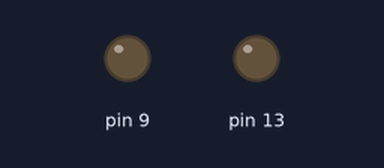
A sketch run on a simulated Arduino Uno, built with avr-gcc and run on an emulated ATmega328P. Shown: output pins drawn as LEDs (lit = HIGH).

Above: at 0.7 s.
At 5.2 s:
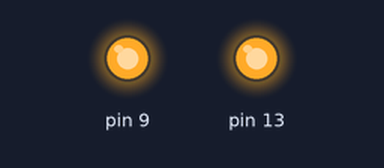
Timing chart, 0 to 6.9 s (numbered marks = the images above):
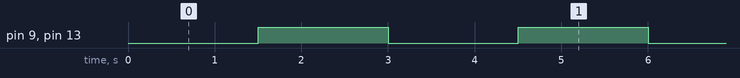

Measured:
- by itself, pin 9, pin 13: alternates HIGH for 1.5 s and LOW for 1.5 s

The sketch:

MsTimer_loop.ino
```cpp
// Toggle LED on pin 13 each second
#include <MsTimer2.h>

void flash() {
  static boolean output = HIGH;

  digitalWrite(13, output);
  output = !output;
}

void crash() {
  static boolean output = HIGH;

delay(1000);
  digitalWrite(9, output);
  output = !output;
}

void doAllTheThings() {
  flash();

  crash();

}


void setup() {
  pinMode(13, OUTPUT);
  pinMode(9, OUTPUT);

  MsTimer2::set(1500, doAllTheThings);
  MsTimer2::start();
}

void loop() {
}
```
